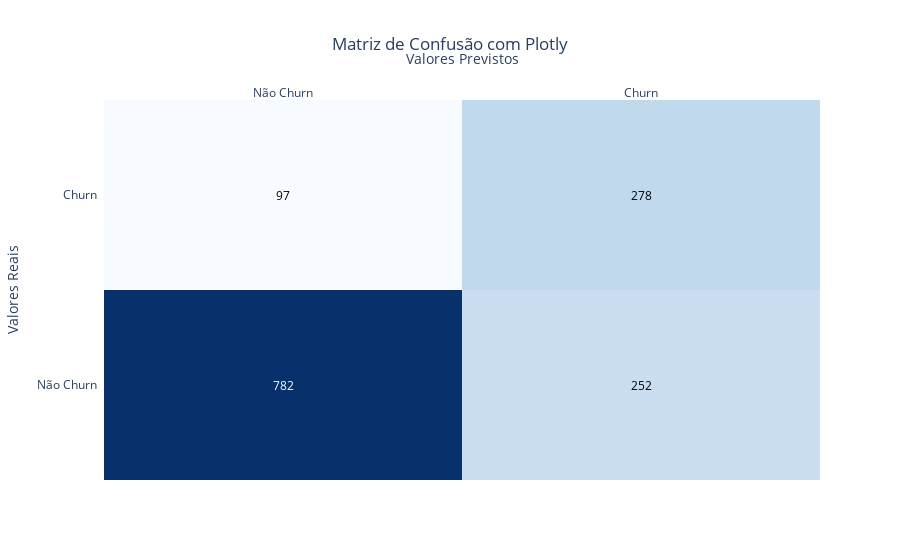

Notebook code for this chart:
### Markdown cell above
##### Matriz de confusão e Curva ROC-AUC antes da otimização de parâmetros com o objetivo de comparar resultados
Devido a natureza do problema proposto, foi importante usar uma estratégia de equilíbrio de classes além de procurar ter mais resultados falso positivos, já que é mais benéfico previnir um cliente dar churn do que deixar passar uma possível perda

### Code cell
from sklearn.metrics import confusion_matrix
cm = confusion_matrix(y_test, predictions)

import plotly.figure_factory as ff

# Criando os rótulos para os eixos
x_axis_labels = ['Não Churn', 'Churn']  # rótulos para as colunas
y_axis_labels = ['Não Churn', 'Churn']  # rótulos para as linhas

# Criando a figura do Plotly
fig = ff.create_annotated_heatmap(cm, x=x_axis_labels, y=y_axis_labels, colorscale='Blues')

# Adicionando títulos
fig.update_layout(title_text='Matriz de Confusão com Plotly', title_x=0.5,
                  xaxis=dict(title='Valores Previstos'),
                  yaxis=dict(title='Valores Reais'))

# Adicionando anotações de texto
annotations = []
for i, row in enumerate(cm):
    for j, value in enumerate(row):
        annotations.append(dict(x=x_axis_labels[j], y=y_axis_labels[i],
                                text=str(value), showarrow=False))
fig.update_layout(annotations=annotations)

# Mostrar figura
fig.show()

### Figure 1 — Plotly figure (JSON) as saved in the notebook; plotly's stock layout.template omitted (floating-point values rounded to 4 significant figures)
{"data": [{"colorscale": [[0, "rgb(247,251,255)"], [0.125, "rgb(222,235,247)"], [0.25, "rgb(198,219,239)"], [0.375, "rgb(158,202,225)"], [0.5, "rgb(107,174,214)"], [0.625, "rgb(66,146,198)"], [0.75, "rgb(33,113,181)"], [0.875, "rgb(8,81,156)"], [1, "rgb(8,48,107)"]], "reversescale": false, "showscale": false, "type": "heatmap", "x": ["Não Churn", "Churn"], "y": ["Não Churn", "Churn"], "z": [[782, 252], [97, 278]]}], "layout": {"annotations": [{"font": {"color": "#FFFFFF"}, "showarrow": false, "text": "782", "x": "Não Churn", "xref": "x", "y": "Não Churn", "yref": "y"}, {"font": {"color": "#000000"}, "showarrow": false, "text": "252", "x": "Churn", "xref": "x", "y": "Não Churn", "yref": "y"}, {"font": {"color": "#000000"}, "showarrow": false, "text": "97", "x": "Não Churn", "xref": "x", "y": "Churn", "yref": "y"}, {"font": {"color": "#000000"}, "showarrow": false, "text": "278", "x": "Churn", "xref": "x", "y": "Churn", "yref": "y"}], "autosize": true, "title": {"text": "Matriz de Confusão com Plotly", "x": 0.5}, "xaxis": {"autorange": true, "dtick": 1, "gridcolor": "rgb(0, 0, 0)", "range": [-0.5, 1.5], "side": "top", "ticks": "", "title": {"text": "Valores Previstos"}, "type": "category"}, "yaxis": {"autorange": true, "dtick": 1, "range": [-0.5, 1.5], "ticks": "", "ticksuffix": "  ", "title": {"text": "Valores Reais"}, "type": "category"}}}
